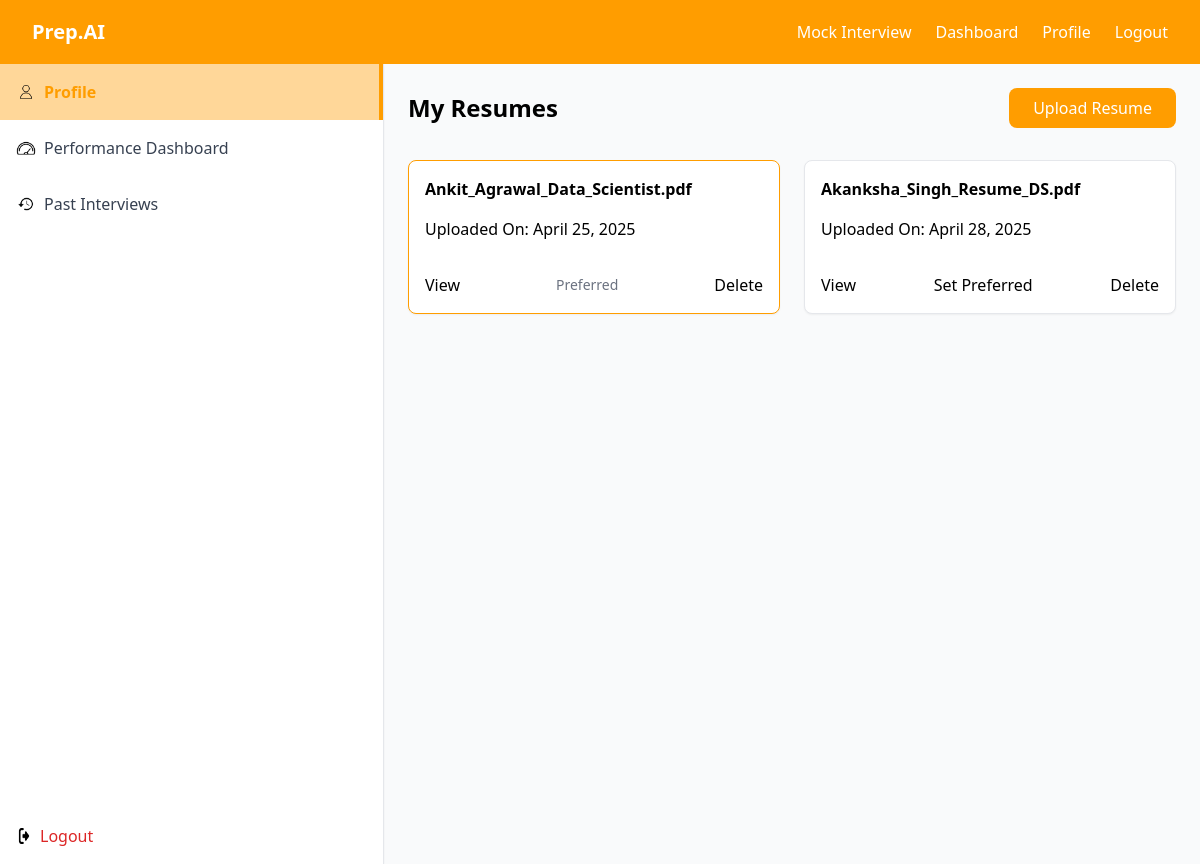
Screenshot of /profile/ (signed in) with the database file from the repository.
### backend/models.py (models this page shows, shortened)
class Resume(models.Model):
	user = models.ForeignKey(User, on_delete=models.CASCADE, related_name='resumes')
	file = models.FileField(upload_to='resumes/')
	uploaded_at = models.DateTimeField(auto_now_add=True)
	is_preferred = models.BooleanField(default=False)
	name = models.CharField(max_length=255, null=True, blank=True)
	email = models.EmailField(null=True, blank=True)
	phone = models.CharField(max_length=50, null=True, blank=True)
	location = models.CharField(max_length=255, null=True, blank=True)
	summary = models.TextField(null=True, blank=True)
	education = models.JSONField(null=True, blank=True)
	experience = models.JSONField(null=True, blank=True)
	skills = models.JSONField(null=True, blank=True)
	certifications = models.JSONField(null=True, blank=True)
	projects = models.JSONField(null=True, blank=True)
	domain_expertise = models.JSONField(null=True, blank=True)
	years_of_experience = models.FloatField(default=0)
	class Meta:
		ordering = ['-is_preferred', '-uploaded_at']

### backend/views.py (the view)
# urls.py: path('profile/', profile, name='profile'),
@login_required
def profile(request):
	resumes = Resume.objects.filter(user=request.user)
	form = ResumeUploadForm(request.POST or None, request.FILES or None)
	if request.method == 'POST' and form.is_valid():
		resume = form.save(user=request.user)
		print("Resume saved:", resume.file.name)
		return redirect('profile')
	return render(request, 'profile.html', {
		'form': form,
		'resumes': resumes
	})

### backend/templates/profile.html (shortened to what this page needs)
{% extends "base.html" %}
{% block content %}
{% load static %}
<div class="flex">
<aside class="h-screen sticky top-16 border-r shadow-sm hidden md:flex flex-col justify-between bg-white sidenav w-64">
  <div>
    <div class="flex items-center gap-2 px-4 py-4 bg-white border-r-4 sidenav-active-item">
      <img src="{% static 'backend/images/profile.png' %}" alt="Profile" class="w-5 h-auto" />
      <span class="sidenav-active-text font-semibold">Profile</span>
    </div>
    <div class="flex items-center gap-2 px-4 py-4 hover:bg-gray-100 cursor-pointer">
      <img src="{% static 'backend/images/dashboard.png' %}" alt="Dashboard" class="w-5 h-auto" />
      <span class="text-gray-700">Performance Dashboard</span>
    </div>
    <a href="{% url 'past_interviews' %}"><div class="flex items-center gap-2 px-4 py-4 hover:bg-gray-100 cursor-pointer">
      <img src="{% static 'backend/images/past.png' %}" alt="Past" class="w-5 h-auto" />
      <span class="text-gray-700">Past Interviews</span>
    </div></a>
  </div>
  <div class="p-4">
    <a href="{% url 'account_logout' %}"
       onclick="return confirm('Are you sure you want to log out?');"
       class="flex items-center gap-2 text-red-600 hover:text-red-800 transition">
      <img src="{% static 'backend/images/logout.png' %}" alt="Logout" class="w-4 h-4" />
      Logout
    </a>
  </div>
</aside>
  <div class="flex-1 p-6">
<div class="flex items-center justify-between mb-8">
  <h2 class="text-2xl font-bold">My Resumes</h2>
  <form method="POST" enctype="multipart/form-data" id="resumeUploadForm" class="rounded-lg">
    <label for="resumeFileInput" class="inline-block bg-orange-500 px-6 py-2 rounded cursor-pointer hover:bg-orange-600 transition">
      Upload Resume
    </label>
  </form>
</div>
    <div class="grid grid-cols-1 md:grid-cols-2 gap-6">
      {% for resume in resumes %}
      <div class="bg-white shadow-sm border rounded-lg p-4 flex flex-col justify-between {% if resume.is_preferred %}resume_preferred{% endif %}">
        <div class="mb-4">
          <h3 class="font-semibold">{{ resume.file.name|cut:'resumes/' }}</h3>
          <h4 class="mt-4">Uploaded On: {{resume.uploaded_at|date}}</h4>
        </div>
        <div class="mt-auto flex justify-between items-center pt-4">
          <a href="{{ resume.file.url }}" target="_blank" class="hover:underline">View</a>
          {% if not resume.is_preferred %}
          <form method="post" action="{% url 'set_preferred_resume' resume.id %}">
            <button class="hover:underline">Set Preferred</button>
          </form>
          {% else %}
          <span class="text-gray-500 text-sm">Preferred</span>
          {% endif %}
          <form method="post" action="{% url 'delete_resume' resume.id %}">
            <button class="hover:underline">Delete</button>
          </form>
        </div>
      </div>
      {% endfor %}
    </div>
  </div>
</div>
{% endblock %}

### backend/static/backend/css/style.css (style rules this page uses)
.sidenav { background-color: #fff !important; width: 24rem; }
.sidenav-active-item { background-color: #ffd799 !important; border-right: 4px solid #FF9D00 !important; }
.sidenav-active-text { color: #FF9D00 !important; }
.resume_preferred { border-color: #FF9D00 !important; }
#resumeUploadForm { background-color: #FF9D00 !important; color:white !important; }

### rows the page displays
Resume: file.name "Ankit_Agrawal_Data_Scientist.pdf", uploaded_at "April 25, 2025", is_preferred "Preferred"
Resume: file.name "Akanksha_Singh_Resume_DS.pdf", uploaded_at "April 28, 2025", is_preferred "Set Preferred"
